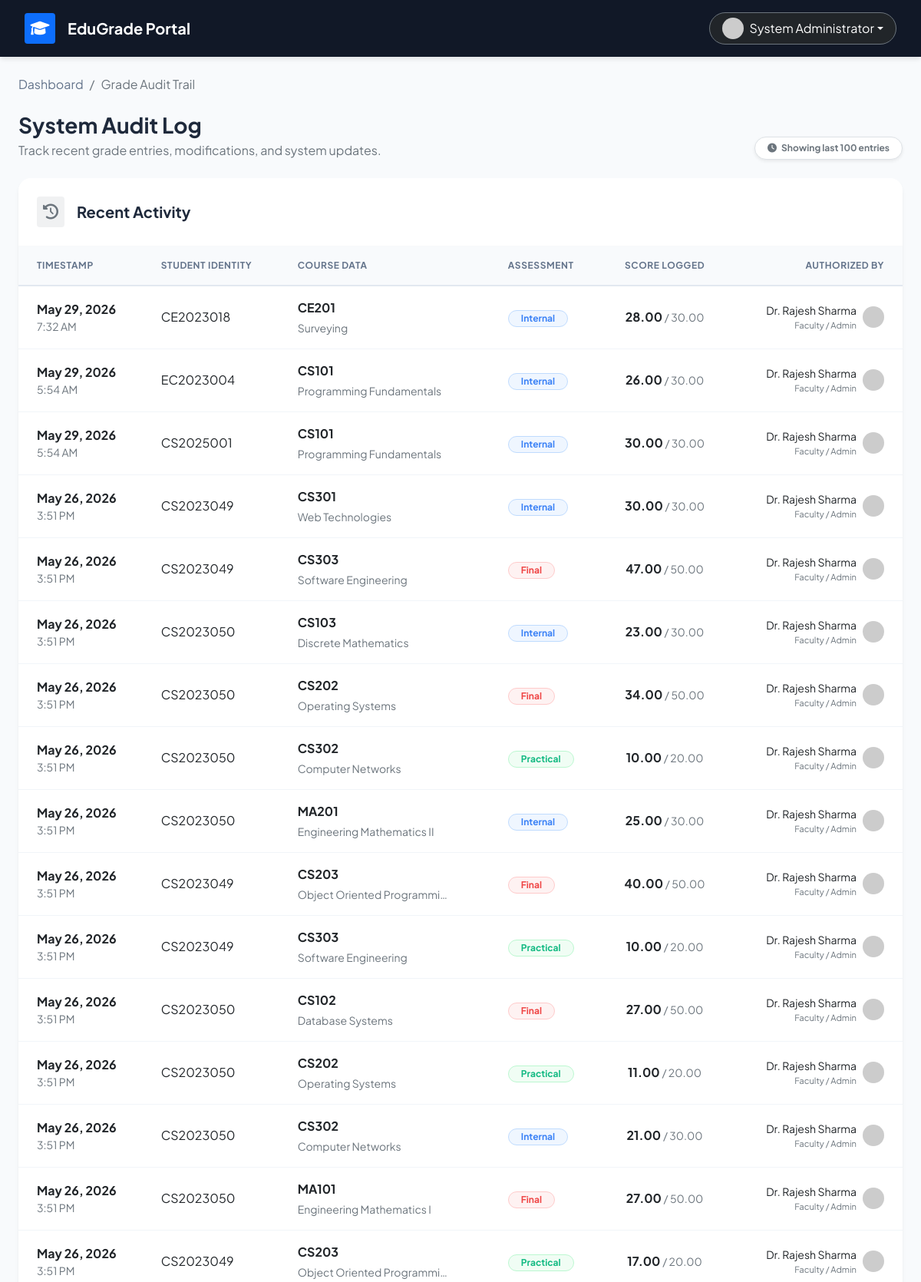
/grade_audit.php (signed in, upper part), run on the app's committed database.
### tables this page shows
CREATE TABLE `grades` (
  `id` int(11) NOT NULL,
  `enrollment_id` int(11) NOT NULL,
  `assessment_type` enum('internal','practical','final') NOT NULL,
  `marks_obtained` decimal(5,2) NOT NULL,
  `max_marks` decimal(5,2) NOT NULL,
  `entered_by` int(11) DEFAULT NULL,
  `updated_at` timestamp NOT NULL DEFAULT current_timestamp() ON UPDATE current_timestamp()
);

CREATE TABLE `students` (
  `id` int(11) NOT NULL,
  `user_id` int(11) NOT NULL,
  `roll_number` varchar(20) NOT NULL,
  `department` varchar(100) DEFAULT NULL,
  `current_semester` int(11) DEFAULT 1,
  `admission_year` year(4) DEFAULT NULL
);

CREATE TABLE `courses` (
  `id` int(11) NOT NULL,
  `course_code` varchar(20) NOT NULL,
  `course_name` varchar(100) NOT NULL,
  `credits` int(11) NOT NULL,
  `department` varchar(100) DEFAULT NULL,
  `semester` int(11) DEFAULT NULL
);

CREATE TABLE `users` (
  `id` int(11) NOT NULL,
  `username` varchar(50) NOT NULL,
  `password` varchar(255) NOT NULL,
  `full_name` varchar(100) NOT NULL,
  `email` varchar(100) DEFAULT NULL,
  `role` enum('student','faculty','admin') DEFAULT 'student',
  `created_at` timestamp NOT NULL DEFAULT current_timestamp()
);

### grade_audit.php (the view, shortened to what this page needs)
<?php
require_once 'config.php';
$audit_log = $pdo->query("
    SELECT g.*, u.full_name as entered_by_name, s.roll_number, c.course_code, c.course_name, g.assessment_type
    FROM grades g
    JOIN enrollments e ON g.enrollment_id = e.id
    JOIN students s ON e.student_id = s.id
    JOIN courses c ON e.course_id = c.id
    JOIN users u ON g.entered_by = u.id
    ORDER BY g.updated_at DESC
    LIMIT 100
")->fetchAll();
?>
<!DOCTYPE html>
<html lang="en">
<head>
    <link href="https://cdn.jsdelivr.net/npm/bootstrap@5.1.3/dist/css/bootstrap.min.css" rel="stylesheet">
    <link rel="stylesheet" href="https://cdnjs.cloudflare.com/ajax/libs/font-awesome/6.0.0/css/all.min.css">
</head>
<body>
    <nav class="top-navbar d-flex justify-content-between align-items-center mb-4">
        <div class="d-flex align-items-center">
            <div class="bg-primary text-white rounded p-2 me-3 d-flex align-items-center justify-content-center" style="width: 40px; height: 40px;">
                <i class="fas fa-graduation-cap fs-5"></i>
            </div>
            <h5 class="mb-0 fw-bold">EduGrade Portal</h5>
        </div>
        <div>
            <div class="dropdown">
                <button class="btn btn-dark border-secondary dropdown-toggle d-flex align-items-center rounded-pill px-3" type="button" id="userMenu" data-bs-toggle="dropdown">
                    <img src="https://ui-avatars.com/api/?name=<?php echo urlencode($_SESSION['full_name']); ?>&background=64748b&color=fff" class="rounded-circle me-2" width="28" height="28">
                    <span class="fw-semibold"><?php echo htmlspecialchars($_SESSION['full_name']); ?></span>
                </button>
            </div>
        </div>
    </nav>
    <div class="container-fluid px-4 pb-5">
        <nav aria-label="breadcrumb" class="mb-4">
            <ol class="breadcrumb">
                <li class="breadcrumb-item"><a href="faculty_dashboard.php" class="text-decoration-none fw-semibold" style="color: #64748b;">Dashboard</a></li>
                <li class="breadcrumb-item active" aria-current="page">Grade Audit Trail</li>
            </ol>
        </nav>
        <div class="d-flex justify-content-between align-items-end mb-4">
            <div>
                <h3 class="fw-bold mb-1">System Audit Log</h3>
                <p class="text-muted mb-0">Track recent grade entries, modifications, and system updates.</p>
            </div>
            <div>
                <span class="badge bg-white text-secondary border px-3 py-2 shadow-sm rounded-pill">
                    <i class="fas fa-clock me-1"></i> Showing last 100 entries
                </span>
            </div>
        </div>
        <div class="card h-100 border-0">
            <div class="card-body p-0">
                <div class="p-4 border-bottom border-light d-flex align-items-center">
                    <div class="bg-secondary bg-opacity-10 text-secondary rounded p-2 me-3" style="background-color: #f1f5f9; color: #64748b;">
                        <i class="fas fa-history fa-lg"></i>
                    </div>
                    <h5 class="fw-bold mb-0">Recent Activity</h5>
                </div>
                <div class="table-responsive" style="max-height: 70vh; overflow-y: auto;">
                    <table class="table table-hover align-middle">
                        <thead>
                            <tr>
                                <th class="ps-4">Timestamp</th>
                                <th>Student Identity</th>
                                <th>Course Data</th>
                                <th>Assessment</th>
                                <th class="text-center">Score Logged</th>
                                <th class="pe-4 text-end">Authorized By</th>
                            </tr>
                        </thead>
                        <tbody>
                            <?php foreach($audit_log as $log):
                                $time_stamp = date("M j, Y", strtotime($log['updated_at']));
                                $time_hour = date("g:i A", strtotime($log['updated_at']));
                                $badge_class = 'badge-internal';
                                if($log['assessment_type'] == 'practical') $badge_class = 'badge-practical';
                                if($log['assessment_type'] == 'final') $badge_class = 'badge-final';
                            ?>
                            <tr>
                                <td class="ps-4">
                                    <div class="fw-bold text-dark"><?php echo $time_stamp; ?></div>
                                    <div class="text-muted small"><?php echo $time_hour; ?></div>
                                </td>
                                <td>
                                    <div class="fw-semibold text-dark"><?php echo htmlspecialchars($log['roll_number']); ?></div>
                                </td>
                                <td>
                                    <div class="fw-bold text-dark mb-1"><?php echo htmlspecialchars($log['course_code']); ?></div>
                                    <div class="text-muted small text-truncate" style="max-width: 200px;"><?php echo htmlspecialchars($log['course_name']); ?></div>
                                </td>
                                <td>
                                    <span class="badge <?php echo $badge_class; ?> rounded-pill px-3 py-1 fw-semibold">
                                        <?php echo ucfirst($log['assessment_type']); ?>
                                    </span>
                                </td>
                                <td class="text-center">
                                    <span class="fw-bold text-dark fs-6"><?php echo $log['marks_obtained']; ?></span>
                                    <span class="text-muted small fw-medium">/ <?php echo $log['max_marks']; ?></span>
                                </td>
                                <td class="pe-4 text-end">
                                    <div class="d-flex align-items-center justify-content-end">
                                        <div class="text-end me-2">
                                            <div class="fw-medium text-dark small"><?php echo htmlspecialchars($log['entered_by_name']); ?></div>
                                            <div class="text-muted" style="font-size: 0.7rem;">Faculty / Admin</div>
                                        </div>
                                        <img src="https://ui-avatars.com/api/?name=<?php echo urlencode($log['entered_by_name']); ?>&background=f1f5f9&color=475569" class="rounded-circle" width="28" height="28">
                                    </div>
                                </td>
                            </tr>
                            <?php endforeach; ?>
                        </tbody>
                    </table>
                </div>
            </div>
        </div>
    </div>
</body>
</html>

### grade_audit.php (style rules this page uses)
body { font-family: 'Plus Jakarta Sans', sans-serif; background-color: #f8fafc; color: #1e293b; }
.top-navbar { background-color: #111827; color: white; padding: 1rem 2rem; box-shadow: 0 4px 6px -1px rgba(0, 0, 0, 0.1); }
.card { border-radius: 16px; border: none; box-shadow: 0 4px 6px -1px rgba(0, 0, 0, 0.05), 0 2px 4px -1px rgba(0, 0, 0, 0.03); background: #ffffff; }
.table { margin-bottom: 0; border-collapse: separate; border-spacing: 0; }
.table thead th { background-color: #f8fafc; color: #64748b; font-size: 0.75rem; font-weight: 700; text-transform: uppercase; letter-spacing: 0.05em; border-bottom: 2px solid #e2e8f0; padding: 1rem; position: sticky; top: 0; z-index: 10; }
.table tbody td { padding: 1rem; vertical-align: middle; border-bottom: 1px solid #f1f5f9; color: #334155; }
.badge-internal { background-color: #eff6ff; color: #3b82f6; border: 1px solid #bfdbfe; }
.badge-practical { background-color: #f0fdf4; color: #10b981; border: 1px solid #bbf7d0; }
.badge-final { background-color: #fef2f2; color: #ef4444; border: 1px solid #fecaca; }

### data on the page
grades: updated_at "May 29, 2026", updated_at "7:32 AM", students.roll_number "CE2023018", courses.course_code "CE201", courses.course_name "Surveying", assessment_type "Internal", marks_obtained "28.00", max_marks "30.00", entered_by.full_name "Dr. Rajesh Sharma"
grades: updated_at "May 29, 2026", updated_at "5:54 AM", students.roll_number "EC2023004", courses.course_code "CS101", courses.course_name "Programming Fundamentals", assessment_type "Internal", marks_obtained "26.00", max_marks "30.00", entered_by.full_name "Dr. Rajesh Sharma"
grades: updated_at "May 29, 2026", updated_at "5:54 AM", students.roll_number "CS2025001", courses.course_code "CS101", courses.course_name "Programming Fundamentals", assessment_type "Internal", marks_obtained "30.00", max_marks "30.00", entered_by.full_name "Dr. Rajesh Sharma"
grades: updated_at "May 26, 2026", updated_at "3:51 PM", students.roll_number "CS2023049", courses.course_code "CS301", courses.course_name "Web Technologies", assessment_type "Internal", marks_obtained "30.00", max_marks "30.00", entered_by.full_name "Dr. Rajesh Sharma"
grades: updated_at "May 26, 2026", updated_at "3:51 PM", students.roll_number "CS2023049", courses.course_code "CS303", courses.course_name "Software Engineering", assessment_type "Final", marks_obtained "47.00", max_marks "50.00", entered_by.full_name "Dr. Rajesh Sharma"
grades: updated_at "May 26, 2026", updated_at "3:51 PM", students.roll_number "CS2023050", courses.course_code "CS103", courses.course_name "Discrete Mathematics", assessment_type "Internal", marks_obtained "23.00", max_marks "30.00", entered_by.full_name "Dr. Rajesh Sharma"
grades: updated_at "May 26, 2026", updated_at "3:51 PM", students.roll_number "CS2023050", courses.course_code "CS202", courses.course_name "Operating Systems", assessment_type "Final", marks_obtained "34.00", max_marks "50.00", entered_by.full_name "Dr. Rajesh Sharma"
grades: updated_at "May 26, 2026", updated_at "3:51 PM", students.roll_number "CS2023050", courses.course_code "CS302", courses.course_name "Computer Networks", assessment_type "Practical", marks_obtained "10.00", max_marks "20.00", entered_by.full_name "Dr. Rajesh Sharma"
grades: updated_at "May 26, 2026", updated_at "3:51 PM", students.roll_number "CS2023050", courses.course_code "MA201", courses.course_name "Engineering Mathematics II", assessment_type "Internal", marks_obtained "25.00", max_marks "30.00", entered_by.full_name "Dr. Rajesh Sharma"
grades: updated_at "May 26, 2026", updated_at "3:51 PM", students.roll_number "CS2023049", courses.course_code "CS203", courses.course_name "Object Oriented Programmi…", assessment_type "Final", marks_obtained "40.00", max_marks "50.00", entered_by.full_name "Dr. Rajesh Sharma"
grades: updated_at "May 26, 2026", updated_at "3:51 PM", students.roll_number "CS2023049", courses.course_code "CS303", courses.course_name "Software Engineering", assessment_type "Practical", marks_obtained "10.00", max_marks "20.00", entered_by.full_name "Dr. Rajesh Sharma"
grades: updated_at "May 26, 2026", updated_at "3:51 PM", students.roll_number "CS2023050", courses.course_code "CS102", courses.course_name "Database Systems", assessment_type "Final", marks_obtained "27.00", max_marks "50.00", entered_by.full_name "Dr. Rajesh Sharma"
grades: updated_at "May 26, 2026", updated_at "3:51 PM", students.roll_number "CS2023050", courses.course_code "CS202", courses.course_name "Operating Systems", assessment_type "Practical", marks_obtained "11.00", max_marks "20.00", entered_by.full_name "Dr. Rajesh Sharma"
grades: updated_at "May 26, 2026", updated_at "3:51 PM", students.roll_number "CS2023050", courses.course_code "CS302", courses.course_name "Computer Networks", assessment_type "Internal", marks_obtained "21.00", max_marks "30.00", entered_by.full_name "Dr. Rajesh Sharma"
grades: updated_at "May 26, 2026", updated_at "3:51 PM", students.roll_number "CS2023050", courses.course_code "MA101", courses.course_name "Engineering Mathematics I", assessment_type "Final", marks_obtained "27.00", max_marks "50.00", entered_by.full_name "Dr. Rajesh Sharma"
grades: updated_at "May 26, 2026", updated_at "3:51 PM", students.roll_number "CS2023049", courses.course_code "CS203", courses.course_name "Object Oriented Programmi…", assessment_type "Practical", marks_obtained "17.00", max_marks "20.00", entered_by.full_name "Dr. Rajesh Sharma"

### other printed values
$_SESSION['full_name'] "System Administrator"
